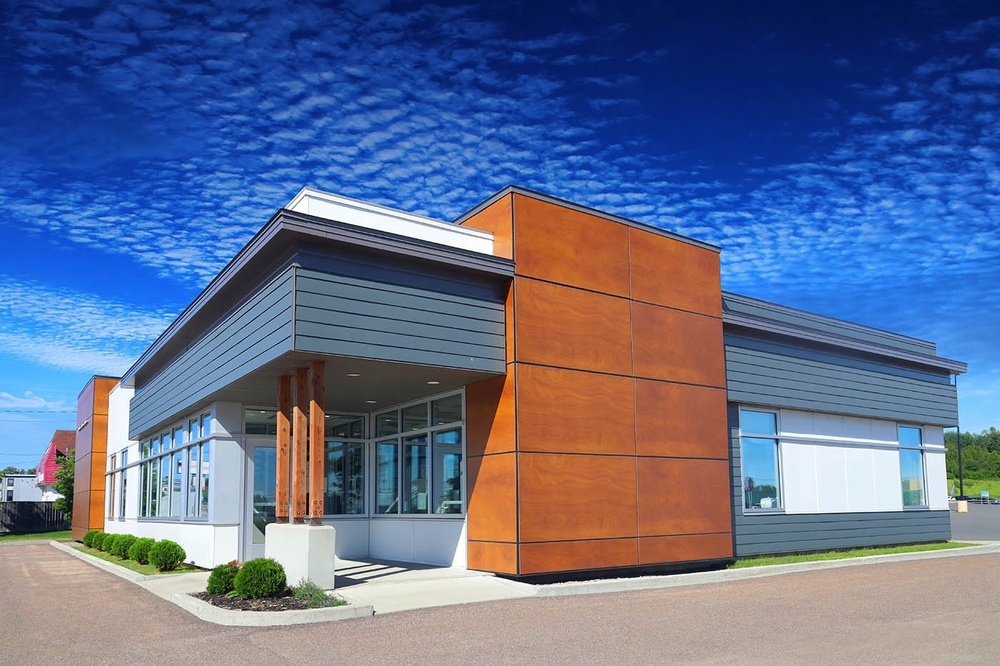
#> input picture src/vision/test_images/Modern_Small_Office_Building.jpg, 1000 x 666 px, shrunk from 1400 x 933 before the run
$ python vision_extractor.py test_images/Modern_Small_Office_Building.jpg out.png
#> lines starting #> are read from the running program, lines starting #| are printed output that depends on the picture; after the words box and inside, x2 and y2 are one past the last pixel; in counts of white or black regions, pixels touching at a corner belong together
"""
Vision Extractor: 2D Building Structure Extraction

Processes 2D building images to extract structural skeleton (lines and corners)
and exports them as JSON for the Procedural Engineer to convert to 3D geometry.
"""

import cv2
import numpy as np
import json
import sys


def load_and_preprocess_image(image_path):
    """
    Load an image and preprocess it for feature extraction.

    Args:
        image_path (str): Path to the input image

    Returns:
        tuple: (grayscale_image, original_image) - both as numpy arrays
    """
    # Load the image
    img = cv2.imread(image_path)
    if img is None:
        raise ValueError(f"Failed to load image: {image_path}")

    # Convert to grayscale
    gray = cv2.cvtColor(img, cv2.COLOR_BGR2GRAY)

    # Blur image to remove texture noise (siding, clouds, bushes)
    # Kernel (13, 13) smooths details while preserving main structural edges
    # Sigma 2.0 controls blur amount
    blurred = cv2.GaussianBlur(gray, (13, 13), 2.0)

    return blurred, img


def calculate_adaptive_canny_thresholds(blurred_image):
    """
    Calculate Canny edge detection thresholds based on image intensity statistics.
    This makes the algorithm robust to different lighting conditions and building colors.

    Args:
        blurred_image (np.array): Grayscale blurred image

    Returns:
        tuple: (threshold1, threshold2) - two thresholds for cv2.Canny
    """
    # Calculate thresholds from median pixel intensity (avoids hardcoding)
    median_intensity = np.median(blurred_image)
    sigma = 0.33

    # Scale: lower ~0.66x median, upper ~1.33x median
    lower_threshold = max(0, int((1.0 - sigma) * median_intensity))
    upper_threshold = min(255, int((1.0 + sigma) * median_intensity))

    # Make sure lower < upper
    lower_threshold = max(30, lower_threshold)
    upper_threshold = max(lower_threshold + 1, upper_threshold)

    return lower_threshold, upper_threshold


def extract_lines(preprocessed_image):
    """
    Extract straight lines from the preprocessed image using Canny edge detection
    and Hough Line Transform with AGGRESSIVE noise filtering.

    Args:
        preprocessed_image (np.array): Grayscale, blurred image

    Returns:
        list: List of tuples [(x1, y1, x2, y2), ...] representing lines
    """
    # Get adaptive Canny thresholds
    lower_thresh, upper_thresh = calculate_adaptive_canny_thresholds(preprocessed_image)
    edges = cv2.Canny(preprocessed_image, lower_thresh, upper_thresh)

    # threshold=100: need 100+ votes to count as a line (filters small noise)
    # minLineLength=90: ignore short fragments (siding texture, etc)
    # maxLineGap=40: connect broken lines (shadows can break edges)
    lines = cv2.HoughLinesP(edges, rho=1, theta=np.pi/180, threshold=100,
                            minLineLength=90, maxLineGap=40)

    # Reshape from (N,1,4) to list
    if lines is None:
        return []

    lines = lines.reshape(-1, 4).tolist()
    return lines


def extract_corners(preprocessed_image):
    """
    Extract corner points (structural vertices) from the preprocessed image
    using goodFeaturesToTrack.

    Args:
        preprocessed_image (np.array): Grayscale, blurred image

    Returns:
        list: List of tuples [(x, y), ...] representing corners
    """
    # maxCorners=150: get good corners only (not too many)
    # qualityLevel=0.02: only accept quality corners (2% of best)
    # minDistance=25: space out corners to avoid clustering
    corners = cv2.goodFeaturesToTrack(preprocessed_image, maxCorners=150,
                                      qualityLevel=0.02, minDistance=25)

    if corners is None:
        return []

    # Convert from (N, 1, 2) shape to list of tuples
    corners = corners.reshape(-1, 2).round().astype(int).tolist()

    return corners


def filter_features(lines, corners, image_height, image_width):
    """
    Filter and clean extracted features to prioritize prominent structural elements and removes small/insignificant detections.

    Args:
        lines (list): List of [(x1, y1, x2, y2), ...]
        corners (list): List of [(x, y), ...]
        image_height (int): Image height in pixels
        image_width (int): Image width in pixels

    Returns:
        tuple: (filtered_lines, filtered_corners)
    """
    filtered_lines = []

    # Only keep longer lines (no noise fragments)
    for line in lines:
        x1, y1, x2, y2 = line
        length = np.sqrt((x2 - x1)**2 + (y2 - y1)**2)
        if length >= 70:
            filtered_lines.append(line)

    # Filter corners: remove duplicates and out-of-bounds
    filtered_corners = []
    corner_threshold_distance = 30  # Min distance between corners

    for corner in corners:
        x, y = corner

        # Check if in bounds
        if not (0 <= x < image_width and 0 <= y < image_height):
            continue

        # Check if too close to existing corners
        too_close = False
        for existing_x, existing_y in filtered_corners:
            dist = np.sqrt((x - existing_x)**2 + (y - existing_y)**2)
            if dist < corner_threshold_distance:
                too_close = True
                break

        if not too_close:
            filtered_corners.append([x, y])

    return filtered_lines, filtered_corners


def export_to_json(lines, corners, image_width, image_height, output_path):
    """
    Export extracted features to a standardized JSON file.

    Args:
        lines (list): List of [(x1, y1, x2, y2), ...]
        corners (list): List of [(x, y), ...]
        image_width (int): Width of original image
        image_height (int): Height of original image
        output_path (str): Path to save JSON file
    """
    # Construct the JSON structure
    data = {
        "image_width": image_width,
        "image_height": image_height,
        "corners": [{"x": int(x), "y": int(y)} for x, y in corners],
        "lines": [{"x1": int(x1), "y1": int(y1), "x2": int(x2), "y2": int(y2)}
                  for x1, y1, x2, y2 in lines]
    }

    # Write to file with nice formatting
    with open(output_path, 'w') as f:
        json.dump(data, f, indent=2)

    print(f"Exported to: {output_path}")


def main(image_path, output_json_path):
    """
    Main pipeline: load image -> extract features -> filter -> export JSON

    Args:
        image_path (str): Path to input building image
        output_json_path (str): Path to save output JSON file
    """
#> called with output_json_path = 'out.png'
    print(f"Processing: {image_path}")

    # Load and prep image
    gray, original = load_and_preprocess_image(image_path)
#> in load_and_preprocess_image, img is the input picture: shape (666, 1000, 3); mean B, G, R 143.8, 110.2, 97.1
#> in load_and_preprocess_image, `gray = cv2.cvtColor(img, cv2.COLOR_BGR2GRAY)`:
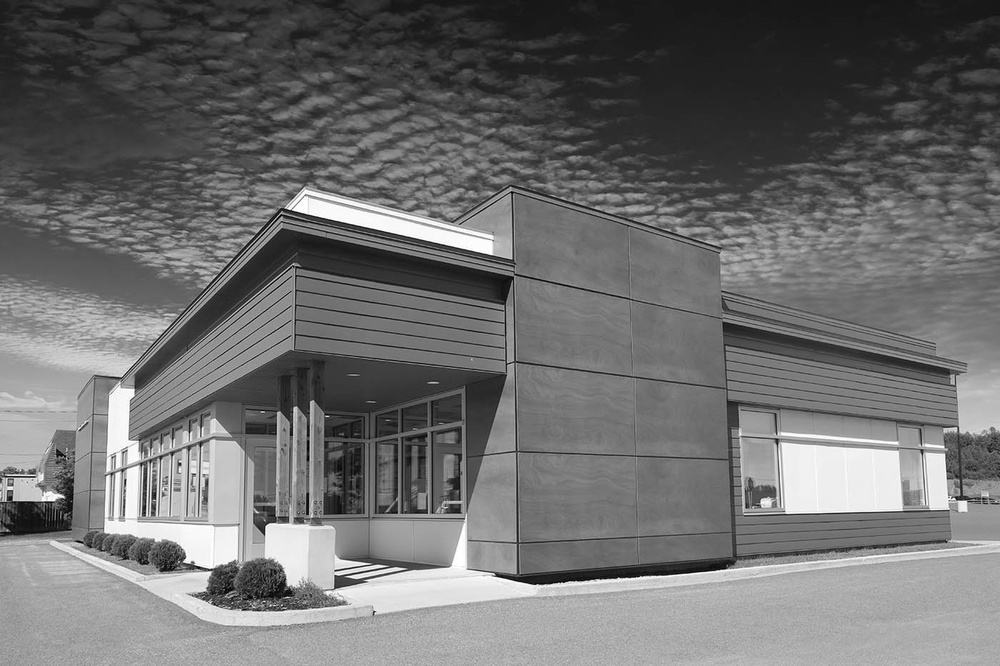
#> gray: shape (666, 1000); min 0, max 255, mean 110.1
#> in load_and_preprocess_image, `blurred = cv2.GaussianBlur(gray, (13, 13), 2.0)`:
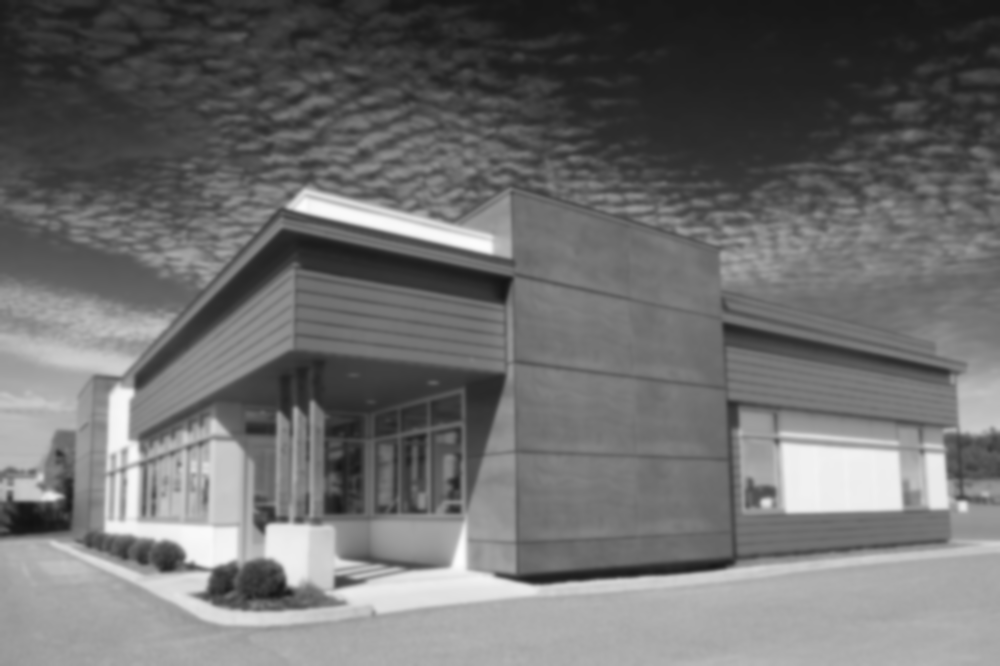
#> blurred: shape (666, 1000); min 18, max 254, mean 110.1
    height, width = original.shape[:2]
#> height = 666; width = 1000
    print(f"Loaded image: {width}x{height}")
#| Loaded image: 1000x666

    # Check adaptive Canny thresholds
    lower, upper = calculate_adaptive_canny_thresholds(gray)
#> in calculate_adaptive_canny_thresholds, `median_intensity = np.median(blurred_image)`: median_intensity = 111
#> in calculate_adaptive_canny_thresholds, `lower_threshold = max(0, int((1.0 - sigma) * median_intensity))`: lower_threshold = 74
#> in calculate_adaptive_canny_thresholds, `upper_threshold = min(255, int((1.0 + sigma) * median_intensity))`: upper_threshold = 147
#> lower = 74; upper = 147
    print(f"Adaptive Canny thresholds: {lower}, {upper}")
#| Adaptive Canny thresholds: 74, 147

    # Extract features
    lines = extract_lines(gray)
#> in extract_lines, `lower_thresh, upper_thresh = calculate_adaptive_canny_thresholds(prepr..`: lower_thresh = 74; upper_thresh = 147
#> in extract_lines, `edges = cv2.Canny(preprocessed_image, lower_thresh, upper_thresh)`:
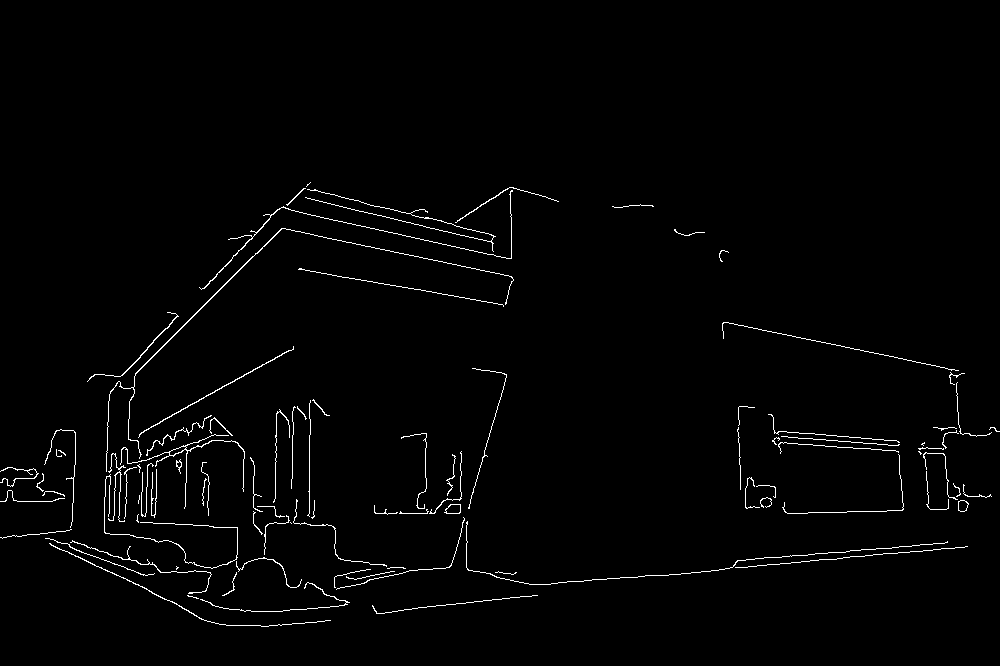
#> edges: shape (666, 1000); 1.5% white in thin lines or dots, all inside (x1, y1, x2, y2) = (0, 182, 1000, 627)
#> in extract_lines, `lines = cv2.HoughLinesP(edges, rho=1, theta=np.pi/180, threshold=100, ..`: lines = 23 rows, first 6: [726, 322, 956, 370], [725, 568, 964, 547], [39, 488, 293, 347], [12, 497, 318, 191], [122, 375, 277, 209], [264, 224, 512, 277]
#> in extract_lines, `lines = lines.reshape(-1, 4).tolist()`: lines = 23 items, first 6: [726, 322, 956, 370], [725, 568, 964, 547], [39, 488, 293, 347], [12, 497, 318, 191], [122, 375, 277, 209], [264, 224, 512, 277]
    corners = extract_corners(gray)
#> in extract_corners, `corners = cv2.goodFeaturesToTrack(preprocessed_image, maxCorners=150, ..`: corners = 150 rows, first 8: [61, 496], [262, 531], [187, 560], [211, 570], [295, 408], [335, 587], [496, 573], [957, 497]
#> in extract_corners, `corners = corners.reshape(-1, 2).round().astype(int).tolist()`: corners = 150 pairs, first value 7 to 992, second value 35 to 612
    print(f"Extracted: {len(lines)} lines, {len(corners)} corners (raw)")
#| Extracted: 23 lines, 150 corners (raw)

    # Filter out noise
    filtered_lines, filtered_corners = filter_features(lines, corners, height, width)
#> the loop in filter_features, `for line in lines:` made 23 passes
#> (x1, y1, x2, y2, length) on passes 1 to 12: (726, 322, 956, 370, 235), (725, 568, 964, 547, 239.9), (39, 488, 293, 347, 290.5), (12, 497, 318, 191, 432.7), (122, 375, 277, 209, 227.1), (264, 224, 512, 277, 253.6), (453, 559, 506, 375, 191.5), (12, 496, 255, 253, 343.7), (736, 561, 947, 542, 211.9), (738, 440, 944, 454, 206.5), (279, 209, 511, 258, 237.1), (786, 512, 902, 510, 116)
#> after the loop in filter_features, `for line in lines:`: filtered_lines has the same summary as lines in extract_lines
#> the loop in filter_features, `for corner in corners:` made 150 passes
#> (x, y) on passes 1 to 12: (61, 496), (262, 531), (187, 560), (211, 570), (295, 408), (335, 587), (496, 573), (957, 497), (137, 464), (365, 579), (113, 472), (206, 479)
#> after the loop in filter_features, `for corner in corners:`: filtered_corners = 108 pairs, first value 7 to 992, second value 35 to 612
#> filtered_lines has the same summary as lines in extract_lines
    print(f"Filtered: {len(filtered_lines)} lines, {len(filtered_corners)} corners")
#| Filtered: 23 lines, 108 corners
    print(f"Removed: {len(lines) - len(filtered_lines)} lines, {len(corners) - len(filtered_corners)} corners")
#| Removed: 0 lines, 42 corners

    # Save to JSON
    export_to_json(filtered_lines, filtered_corners, width, height, output_json_path)


if __name__ == "__main__":
    if len(sys.argv) < 2:
        print("Usage: python vision_extractor.py <image_path> [output_json_path]")
        print("Example: python vision_extractor.py building.jpg output.json")
        sys.exit(1)

    image_path = sys.argv[1]
    output_json_path = sys.argv[2] if len(sys.argv) > 2 else "output.json"

    main(image_path, output_json_path)
